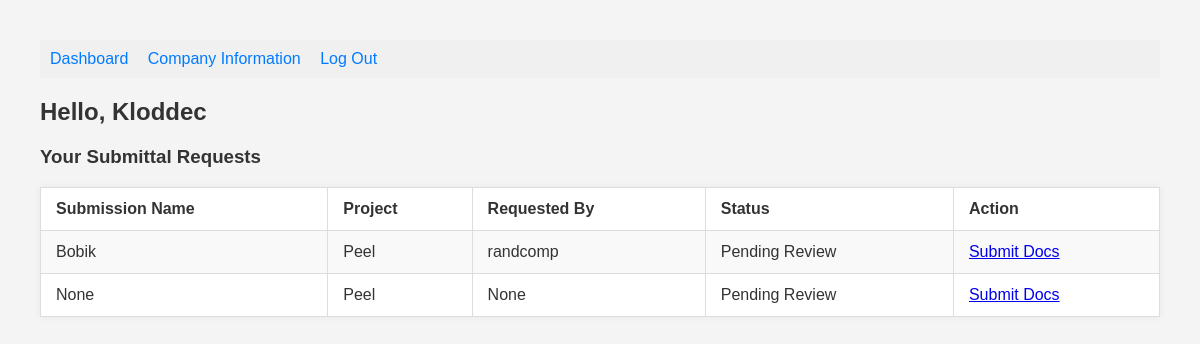
Page /submitter_dashboard (signed in) on the earlier database version.
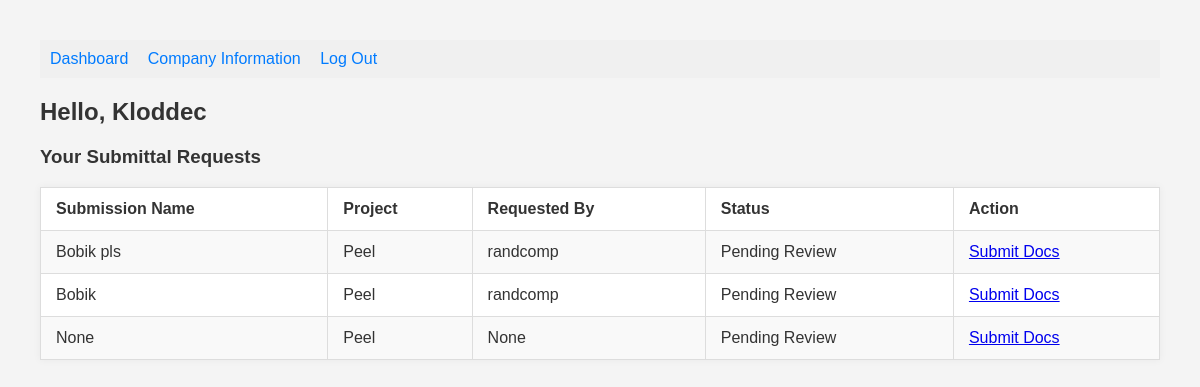
Same page on the later database version.
### tables this page shows
CREATE TABLE submitting_users (
    id INTEGER PRIMARY KEY AUTOINCREMENT,
    login TEXT UNIQUE NOT NULL,
    password TEXT NOT NULL,
    email TEXT NOT NULL,
    token TEXT UNIQUE NOT NULL, 
    name TEXT, description TEXT, 
    phone TEXT, 
    address TEXT
);

CREATE TABLE "requests" (
    id INTEGER PRIMARY KEY AUTOINCREMENT,
    project_id INTEGER NOT NULL,
    submitter_id INTEGER NOT NULL,
    requirement_set_id INTEGER NOT NULL,
    admin_id INTEGER NOT NULL,
    token TEXT UNIQUE,
    status TEXT DEFAULT 'pending review',
    date_requested TEXT DEFAULT CURRENT_TIMESTAMP
, name TEXT, description TEXT);

CREATE TABLE project (
    id INTEGER PRIMARY KEY AUTOINCREMENT,
    project_number INTEGER NOT NULL,
    project_name TEXT NOT NULL,
    project_admin_id INTEGER NOT NULL,
    FOREIGN KEY (project_admin_id) REFERENCES admin_users(id)
);

CREATE TABLE admin_users (
    id INTEGER PRIMARY KEY AUTOINCREMENT,
    login TEXT UNIQUE NOT NULL,
    password TEXT NOT NULL,
    email TEXT NOT NULL
, name TEXT);

### app.py (the view)
@app.route("/submitter_dashboard", methods=['GET', 'POST'])
def submitter_dashboard():
    if not session.get("submitter"):
        return redirect("/login")
    db = get_db()
    submitter_id = session.get("id")
    if not submitter_id and not session.get("submitter"):
        return redirect("/submitter_login")
    submitter = db.execute("SELECT * FROM submitting_users WHERE id = ?", (submitter_id,)).fetchone()
    sub_requests = db.execute("""
    SELECT
        requests.project_id,
        requests.admin_id,
        requests.token,
        requests.status,
        requests.name as request_name,
        admin_users.name AS gc_name,
        project.project_name
    FROM requests
    JOIN admin_users ON requests.admin_id = admin_users.id
    JOIN project ON requests.project_id = project.id
    WHERE requests.submitter_id = ?
""", (submitter_id,)).fetchall()
    return render_template("submitter_dashboard.html", submitter=submitter, sub_requests=sub_requests)

### app.py (called while the page is built)
def get_db():
    conn = sqlite3.connect("database.db")
    conn.row_factory = sqlite3.Row
    return conn

### templates/submitter_dashboard.html (shortened to what this page needs)
<!DOCTYPE html>
<html lang="en">
<head>
    <link rel="stylesheet" href="{{ url_for('static', filename='style.css') }}">
</head>
<body>
    <nav style="background-color: #f0f0f0; padding: 10px;">
        <a href="/submitter_dashboard" style="margin-right: 15px;">Dashboard</a>
        <a href="/sub_company_information" style="margin-right: 15px;">Company Information</a>
        <a href="/logout">Log Out</a>
    </nav>
    <h2>Hello, {{ submitter['login'] }}</h2>
    <h3>Your Submittal Requests</h3>
    <table border="1" cellpadding="8" cellspacing="0">
        <tr>
            <th>Submission Name</th>
            <th>Project</th>
            <th>Requested By</th>
            <th>Status</th>
            <th>Action</th>
        </tr>
        {% for req in sub_requests|reverse %}
        <tr>
            <td>{{ req.request_name }}</td>
            <td>{{ req.project_name }}</td>
            <td>{{ req.gc_name }}</td>
            <td>{{ req.status.replace("_", " ").title() }}</td>
            <td><a href="/submission/{{ req.token }}">Submit Docs</a></td>
        </tr>
        {% else %}
        <tr>
            <td colspan="4">You have no active submittal requests.</td>
        </tr>
        {% endfor %}
    </table>
</body>
</html>

### static/style.css (style rules this page uses)
body { font-family: Arial, sans-serif; margin: 40px; background-color: #f4f4f4; color: #333; }
nav { background-color: #f0f0f0; padding: 10px; margin-bottom: 20px; }
nav a { margin-right: 15px; text-decoration: none; color: #007bff; }
h1, h2, h3 { color: #333; }
table { width: 100%; border-collapse: collapse; background-color: #fff; box-shadow: 0 0 8px rgba(0, 0, 0, 0.05); }
th, td { padding: 12px 15px; border: 1px solid #ddd; text-align: left; }
tr:nth-child(even) { background-color: #f9f9f9; }

Differences in the rows shown:
added requests: request_name "Bobik pls", project_name "Peel", gc_name "randcomp", status.replace "Pending Review"
